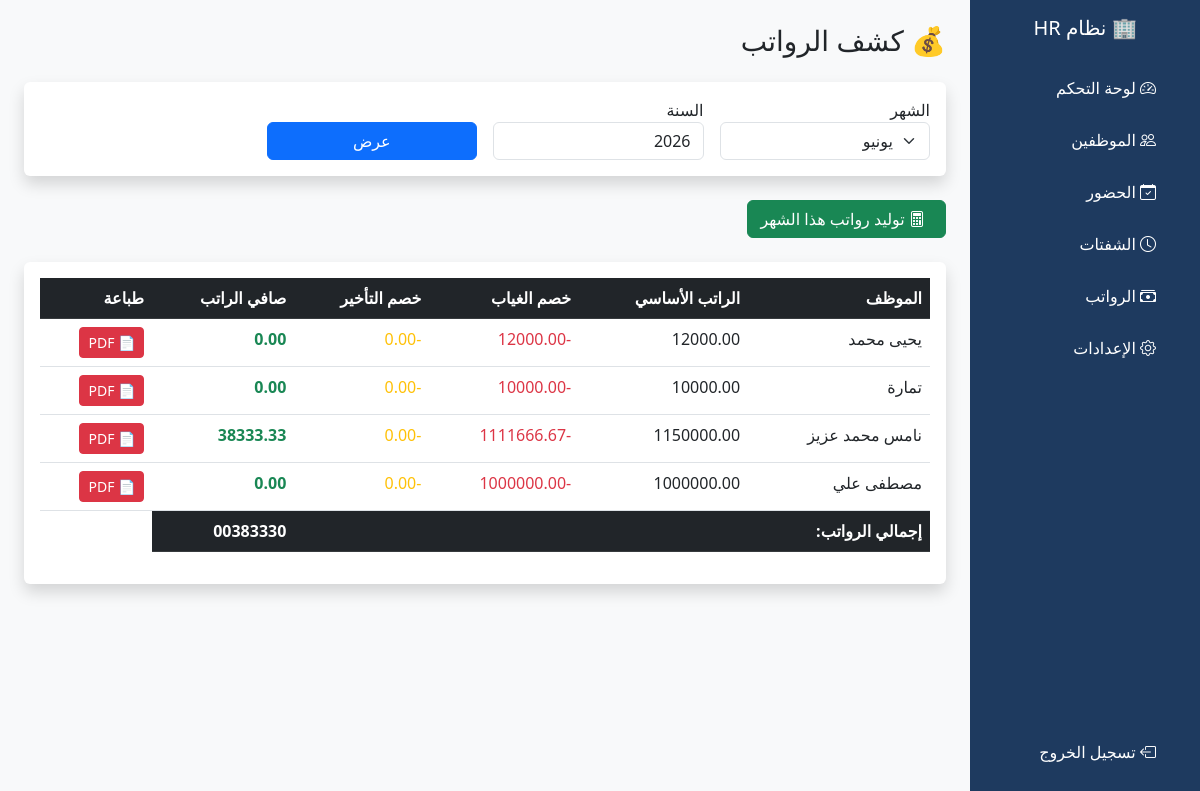
The page /payroll/ (signed in) on the database its author committed.
### employees/models.py (models this page shows, shortened)
class Payroll(models.Model):
    employee = models.ForeignKey(Employee, on_delete=models.CASCADE)
    month = models.IntegerField()
    year = models.IntegerField()
    basic_salary = models.DecimalField(max_digits=10, decimal_places=2)
    housing_allowance = models.DecimalField(max_digits=10, decimal_places=2, default=0)
    transport_allowance = models.DecimalField(max_digits=10, decimal_places=2, default=0)
    food_allowance = models.DecimalField(max_digits=10, decimal_places=2, default=0)
    absence_deduction = models.DecimalField(max_digits=10, decimal_places=2, default=0)
    late_deduction = models.DecimalField(max_digits=10, decimal_places=2, default=0)
    net_salary = models.DecimalField(max_digits=10, decimal_places=2, default=0)
    created_at = models.DateTimeField(auto_now_add=True)
    class Meta:
        unique_together = ['employee', 'month', 'year']

class Employee(models.Model):
    name = models.CharField(max_length=100)
    email = models.EmailField(unique=True)
    phone = models.CharField(max_length=20)
    department = models.CharField(max_length=50)
    position = models.CharField(max_length=50)
    salary = models.DecimalField(max_digits=10, decimal_places=2)
    hire_date = models.DateField()
    is_active = models.BooleanField(default=True)
    shift = models.ForeignKey(Shift, on_delete=models.SET_NULL, null=True, blank=True)
    user = models.OneToOneField(User, on_delete=models.SET_NULL, null=True, blank=True)

### employees/views.py (the view)
# urls.py: path('payroll/', views.payroll_list, name='payroll_list'),
@login_required
def payroll_list(request):
    month = int(request.GET.get('month', datetime.date.today().month))
    year = int(request.GET.get('year', datetime.date.today().year))
    payrolls = Payroll.objects.filter(month=month, year=year).select_related('employee')
    return render(request, 'employees/payroll_list.html', {
        'payrolls': payrolls,
        'month': month,
        'year': year
    })

### employees/templates/employees/payroll_list.html (shortened to what this page needs)
<!DOCTYPE html>
<html lang="ar" dir="rtl">
<head>
    <link href="https://cdn.jsdelivr.net/npm/bootstrap@5.3.0/dist/css/bootstrap.min.css" rel="stylesheet">
    <link href="https://cdn.jsdelivr.net/npm/bootstrap-icons@1.10.0/font/bootstrap-icons.css" rel="stylesheet">
</head>
<body class="bg-light">
<div class="d-flex">
    <div class="sidebar p-3" style="width: 230px;">
        <h5 class="text-white text-center mb-4">🏢 نظام HR</h5>
        <a href="{% url 'dashboard' %}"><i class="bi bi-speedometer2 me-2"></i> لوحة التحكم</a>
        <a href="{% url 'employee_list' %}"><i class="bi bi-people me-2"></i> الموظفين</a>
        <a href="{% url 'attendance_list' %}"><i class="bi bi-calendar-check me-2"></i> الحضور</a>
        <a href="{% url 'shift_list' %}"><i class="bi bi-clock me-2"></i> الشفتات</a>
        <a href="{% url 'payroll_list' %}"><i class="bi bi-cash-stack me-2"></i> الرواتب</a>
        <a href="{% url 'work_settings' %}"><i class="bi bi-gear me-2"></i> الإعدادات</a>
        <a href="{% url 'logout' %}" style="position: absolute; bottom: 20px;">
            <i class="bi bi-box-arrow-left me-2"></i> تسجيل الخروج
        </a>
    </div>
    <div class="flex-grow-1 p-4">
        <h3 class="mb-4">💰 كشف الرواتب</h3>
        <div class="card shadow border-0 mb-4">
            <div class="card-body">
                <form method="get" class="row g-3 align-items-end">
                    <div class="col-md-3">
                        <label>الشهر</label>
                        <select name="month" class="form-select">
                            <option value="6" {% if month == 6 %}selected{% endif %}>يونيو</option>
                        </select>
                    </div>
                    <div class="col-md-3">
                        <label>السنة</label>
                        <input type="number" name="year" class="form-control" value="{{ year }}">
                    </div>
                    <div class="col-md-3">
                        <button type="submit" class="btn btn-primary w-100">عرض</button>
                    </div>
                </form>
            </div>
        </div>
        <form method="post" action="{% url 'payroll_generate' %}" class="mb-4">
            <button type="submit" class="btn btn-success">
                <i class="bi bi-calculator me-2"></i> توليد رواتب هذا الشهر
            </button>
        </form>
        <div class="card shadow border-0">
            <div class="card-body">
                <table class="table table-hover">
                    <thead class="table-dark">
                        <tr>
                            <th>الموظف</th>
                            <th>الراتب الأساسي</th>
                            <th>خصم الغياب</th>
                            <th>خصم التأخير</th>
                            <th>صافي الراتب</th><th>طباعة</th>
                        </tr>
                    </thead>
                    <tbody>
                        {% for p in payrolls %}
                        <tr>
                            <td>{{ p.employee.name }}</td>
                            <td>{{ p.basic_salary }}</td>
                            <td class="text-danger">-{{ p.absence_deduction }}</td>
                            <td class="text-warning">-{{ p.late_deduction }}</td>
                            <td class="text-success fw-bold">{{ p.net_salary }}</td>
<td>
    <a href="{% url 'payroll_pdf' p.employee.pk p.month p.year %}"
       class="btn btn-sm btn-danger" target="_blank">
        📄 PDF
    </a>
</td>
                        </tr>
                        {% empty %}
                        <tr>
                            <td colspan="5" class="text-center text-muted">
                                لا توجد رواتب — اضغط "توليد رواتب هذا الشهر"
                            </td>
                        </tr>
                        {% endfor %}
                    </tbody>
                    {% if payrolls %}
                    <tfoot class="table-dark">
                        <tr>
                            <td colspan="4" class="text-end fw-bold">إجمالي الرواتب:</td>
                            <td class="fw-bold">
                                {% for p in payrolls %}{{ p.net_salary|add:0 }}{% endfor %}
                            </td>
                        </tr>
                    </tfoot>
                    {% endif %}
                </table>
            </div>
        </div>
    </div>
</div>
</body>
</html>

### employees/templates/employees/payroll_list.html (style rules this page uses)
.sidebar { min-height: 100vh; background: #1e3a5f; }
.sidebar a { color: #fff; text-decoration: none; display: block; padding: 12px 20px; border-radius: 8px; margin: 4px 0; }

### rows shown on the page
Payroll: employee.name "يحيى محمد", basic_salary "12000.00", absence_deduction "12000.00", late_deduction "0.00", net_salary "0.00", net_salary|add "0"
Payroll: employee.name "تمارة", basic_salary "10000.00", absence_deduction "10000.00", late_deduction "0.00", net_salary "0.00", net_salary|add "0"
Payroll: employee.name "نامس محمد عزيز", basic_salary "1150000.00", absence_deduction "1111666.67", late_deduction "0.00", net_salary "38333.33", net_salary|add "38333"
Payroll: employee.name "مصطفى علي", basic_salary "1000000.00", absence_deduction "1000000.00", late_deduction "0.00", net_salary "0.00", net_salary|add "0"
